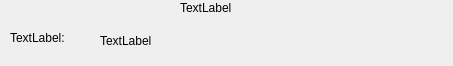
<?xml version="1.0" encoding="UTF-8"?>
<ui version="4.0">
 <class>Content</class>
 <widget class="QWidget" name="Content">
  <property name="geometry">
   <rect>
    <x>0</x>
    <y>0</y>
    <width>453</width>
    <height>66</height>
   </rect>
  </property>
  <property name="windowTitle">
   <string>Form</string>
  </property>
  <widget class="QLabel" name="timeLabel">
   <property name="geometry">
    <rect>
     <x>180</x>
     <y>0</y>
     <width>72</width>
     <height>15</height>
    </rect>
   </property>
   <property name="text">
    <string>TextLabel</string>
   </property>
  </widget>
  <widget class="QLabel" name="nameLabel">
   <property name="geometry">
    <rect>
     <x>10</x>
     <y>30</y>
     <width>81</width>
     <height>16</height>
    </rect>
   </property>
   <property name="text">
    <string>TextLabel:</string>
   </property>
  </widget>
  <widget class="QLabel" name="contentLabel">
   <property name="geometry">
    <rect>
     <x>100</x>
     <y>30</y>
     <width>311</width>
     <height>21</height>
    </rect>
   </property>
   <property name="text">
    <string>TextLabel</string>
   </property>
  </widget>
 </widget>
 <resources/>
 <connections/>
</ui>
